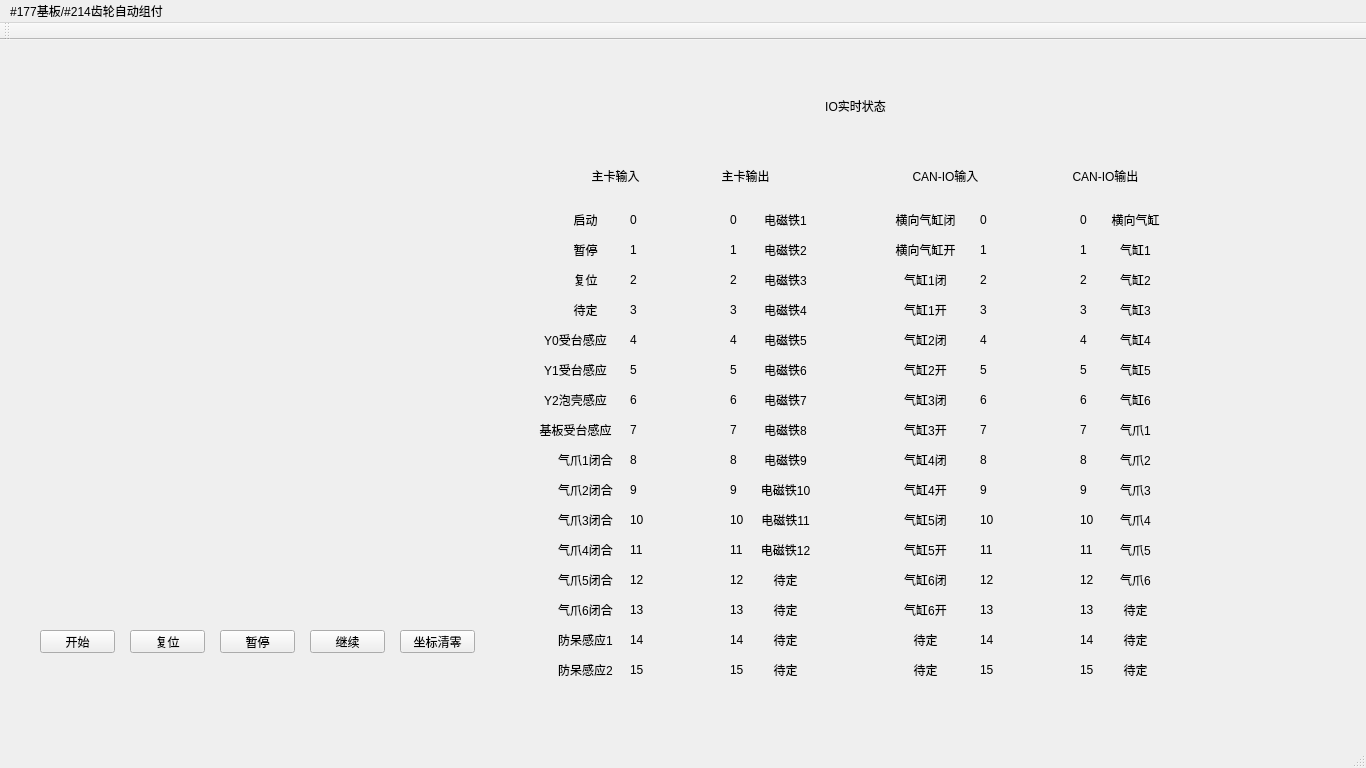
<?xml version="1.0" encoding="UTF-8"?>
<ui version="4.0">
 <class>MainWindow</class>
 <widget class="QMainWindow" name="MainWindow">
  <property name="geometry">
   <rect>
    <x>0</x>
    <y>0</y>
    <width>1366</width>
    <height>768</height>
   </rect>
  </property>
  <property name="minimumSize">
   <size>
    <width>1366</width>
    <height>768</height>
   </size>
  </property>
  <property name="windowTitle">
   <string>MainWindow</string>
  </property>
  <widget class="QWidget" name="centralWidget">
   <widget class="QPushButton" name="START">
    <property name="geometry">
     <rect>
      <x>40</x>
      <y>590</y>
      <width>75</width>
      <height>23</height>
     </rect>
    </property>
    <property name="text">
     <string>开始</string>
    </property>
   </widget>
   <widget class="QPushButton" name="PAUSE">
    <property name="geometry">
     <rect>
      <x>220</x>
      <y>590</y>
      <width>75</width>
      <height>23</height>
     </rect>
    </property>
    <property name="text">
     <string>暂停</string>
    </property>
   </widget>
   <widget class="QPushButton" name="RESUME">
    <property name="geometry">
     <rect>
      <x>310</x>
      <y>590</y>
      <width>75</width>
      <height>23</height>
     </rect>
    </property>
    <property name="text">
     <string>继续</string>
    </property>
   </widget>
   <widget class="QPushButton" name="RESET">
    <property name="geometry">
     <rect>
      <x>130</x>
      <y>590</y>
      <width>75</width>
      <height>23</height>
     </rect>
    </property>
    <property name="text">
     <string>复位</string>
    </property>
   </widget>
   <widget class="QLabel" name="Live_Status">
    <property name="geometry">
     <rect>
      <x>700</x>
      <y>40</y>
      <width>311</width>
      <height>51</height>
     </rect>
    </property>
    <property name="styleSheet">
     <string notr="true">font: 28pt &quot;Adobe 黑体 Std R&quot;;</string>
    </property>
    <property name="text">
     <string>IO实时状态</string>
    </property>
    <property name="alignment">
     <set>Qt::AlignCenter</set>
    </property>
   </widget>
   <widget class="QLabel" name="Main_Input_1">
    <property name="geometry">
     <rect>
      <x>630</x>
      <y>170</y>
      <width>20</width>
      <height>20</height>
     </rect>
    </property>
    <property name="text">
     <string>0</string>
    </property>
   </widget>
   <widget class="QLabel" name="Main_Input_2">
    <property name="geometry">
     <rect>
      <x>630</x>
      <y>200</y>
      <width>20</width>
      <height>20</height>
     </rect>
    </property>
    <property name="text">
     <string>1</string>
    </property>
   </widget>
   <widget class="QLabel" name="Main_Input_3">
    <property name="geometry">
     <rect>
      <x>630</x>
      <y>230</y>
      <width>20</width>
      <height>20</height>
     </rect>
    </property>
    <property name="text">
     <string>2</string>
    </property>
   </widget>
   <widget class="QLabel" name="Main_Input_4">
    <property name="geometry">
     <rect>
      <x>630</x>
      <y>260</y>
      <width>20</width>
      <height>20</height>
     </rect>
    </property>
    <property name="text">
     <string>3</string>
    </property>
   </widget>
   <widget class="QLabel" name="Main_Input_5">
    <property name="geometry">
     <rect>
      <x>630</x>
      <y>290</y>
      <width>20</width>
      <height>20</height>
     </rect>
    </property>
    <property name="text">
     <string>4</string>
    </property>
   </widget>
   <widget class="QLabel" name="Main_Input_6">
    <property name="geometry">
     <rect>
      <x>630</x>
      <y>320</y>
      <width>20</width>
      <height>20</height>
     </rect>
    </property>
    <property name="text">
     <string>5</string>
    </property>
   </widget>
   <widget class="QLabel" name="Main_Input_7">
    <property name="geometry">
     <rect>
      <x>630</x>
      <y>350</y>
      <width>20</width>
      <height>20</height>
     </rect>
    </property>
    <property name="text">
     <string>6</string>
    </property>
   </widget>
   <widget class="QLabel" name="Main_Input_8">
    <property name="geometry">
     <rect>
      <x>630</x>
      <y>380</y>
      <width>20</width>
      <height>20</height>
     </rect>
    </property>
    <property name="text">
     <string>7</string>
    </property>
   </widget>
   <widget class="QLabel" name="Main_Input_9">
    <property name="geometry">
     <rect>
      <x>630</x>
      <y>410</y>
      <width>20</width>
      <height>20</height>
     </rect>
    </property>
    <property name="text">
     <string>8</string>
    </property>
   </widget>
   <widget class="QLabel" name="Main_Input_10">
    <property name="geometry">
     <rect>
      <x>630</x>
      <y>440</y>
      <width>20</width>
      <height>20</height>
     </rect>
    </property>
    <property name="text">
     <string>9</string>
    </property>
   </widget>
   <widget class="QLabel" name="Main_Input_11">
    <property name="geometry">
     <rect>
      <x>630</x>
      <y>470</y>
      <width>20</width>
      <height>20</height>
     </rect>
    </property>
    <property name="text">
     <string>10</string>
    </property>
   </widget>
   <widget class="QLabel" name="Main_Input_12">
    <property name="geometry">
     <rect>
      <x>630</x>
      <y>500</y>
      <width>20</width>
      <height>20</height>
     </rect>
    </property>
    <property name="text">
     <string>11</string>
    </property>
   </widget>
   <widget class="QLabel" name="Main_Input_13">
    <property name="geometry">
     <rect>
      <x>630</x>
      <y>530</y>
      <width>20</width>
      <height>20</height>
     </rect>
    </property>
    <property name="text">
     <string>12</string>
    </property>
   </widget>
   <widget class="QLabel" name="Main_Input_14">
    <property name="geometry">
     <rect>
      <x>630</x>
      <y>560</y>
      <width>20</width>
      <height>20</height>
     </rect>
    </property>
    <property name="text">
     <string>13</string>
    </property>
   </widget>
   <widget class="QLabel" name="Main_Input_15">
    <property name="geometry">
     <rect>
      <x>630</x>
      <y>590</y>
      <width>20</width>
      <height>20</height>
     </rect>
    </property>
    <property name="text">
     <string>14</string>
    </property>
   </widget>
   <widget class="QLabel" name="Main_Input_16">
    <property name="geometry">
     <rect>
      <x>630</x>
      <y>620</y>
      <width>20</width>
      <height>20</height>
     </rect>
    </property>
    <property name="text">
     <string>15</string>
    </property>
   </widget>
   <widget class="QLabel" name="Main_Output_16">
    <property name="geometry">
     <rect>
      <x>730</x>
      <y>620</y>
      <width>20</width>
      <height>20</height>
     </rect>
    </property>
    <property name="text">
     <string>15</string>
    </property>
   </widget>
   <widget class="QLabel" name="Main_Output_15">
    <property name="geometry">
     <rect>
      <x>730</x>
      <y>590</y>
      <width>20</width>
      <height>20</height>
     </rect>
    </property>
    <property name="text">
     <string>14</string>
    </property>
   </widget>
   <widget class="QLabel" name="Main_Output_1">
    <property name="geometry">
     <rect>
      <x>730</x>
      <y>170</y>
      <width>20</width>
      <height>20</height>
     </rect>
    </property>
    <property name="text">
     <string>0</string>
    </property>
   </widget>
   <widget class="QLabel" name="Main_Output_11">
    <property name="geometry">
     <rect>
      <x>730</x>
      <y>470</y>
      <width>20</width>
      <height>20</height>
     </rect>
    </property>
    <property name="text">
     <string>10</string>
    </property>
   </widget>
   <widget class="QLabel" name="Main_Output_14">
    <property name="geometry">
     <rect>
      <x>730</x>
      <y>560</y>
      <width>20</width>
      <height>20</height>
     </rect>
    </property>
    <property name="text">
     <string>13</string>
    </property>
   </widget>
   <widget class="QLabel" name="Main_Output_13">
    <property name="geometry">
     <rect>
      <x>730</x>
      <y>530</y>
      <width>20</width>
      <height>20</height>
     </rect>
    </property>
    <property name="text">
     <string>12</string>
    </property>
   </widget>
   <widget class="QLabel" name="Main_Output_8">
    <property name="geometry">
     <rect>
      <x>730</x>
      <y>380</y>
      <width>20</width>
      <height>20</height>
     </rect>
    </property>
    <property name="text">
     <string>7</string>
    </property>
   </widget>
   <widget class="QLabel" name="Main_Output_5">
    <property name="geometry">
     <rect>
      <x>730</x>
      <y>290</y>
      <width>20</width>
      <height>20</height>
     </rect>
    </property>
    <property name="text">
     <string>4</string>
    </property>
   </widget>
   <widget class="QLabel" name="Main_Output_4">
    <property name="geometry">
     <rect>
      <x>730</x>
      <y>260</y>
      <width>20</width>
      <height>20</height>
     </rect>
    </property>
    <property name="text">
     <string>3</string>
    </property>
   </widget>
   <widget class="QLabel" name="Main_Output_7">
    <property name="geometry">
     <rect>
      <x>730</x>
      <y>350</y>
      <width>20</width>
      <height>20</height>
     </rect>
    </property>
    <property name="text">
     <string>6</string>
    </property>
   </widget>
   <widget class="QLabel" name="Main_Output_6">
    <property name="geometry">
     <rect>
      <x>730</x>
      <y>320</y>
      <width>20</width>
      <height>20</height>
     </rect>
    </property>
    <property name="text">
     <string>5</string>
    </property>
   </widget>
   <widget class="QLabel" name="Main_Output_10">
    <property name="geometry">
     <rect>
      <x>730</x>
      <y>440</y>
      <width>20</width>
      <height>20</height>
     </rect>
    </property>
    <property name="text">
     <string>9</string>
    </property>
   </widget>
   <widget class="QLabel" name="Main_Output_9">
    <property name="geometry">
     <rect>
      <x>730</x>
      <y>410</y>
      <width>20</width>
      <height>20</height>
     </rect>
    </property>
    <property name="text">
     <string>8</string>
    </property>
   </widget>
   <widget class="QLabel" name="Main_Output_3">
    <property name="geometry">
     <rect>
      <x>730</x>
      <y>230</y>
      <width>20</width>
      <height>20</height>
     </rect>
    </property>
    <property name="text">
     <string>2</string>
    </property>
   </widget>
   <widget class="QLabel" name="Main_Output_2">
    <property name="geometry">
     <rect>
      <x>730</x>
      <y>200</y>
      <width>20</width>
      <height>20</height>
     </rect>
    </property>
    <property name="text">
     <string>1</string>
    </property>
   </widget>
   <widget class="QLabel" name="Main_Output_12">
    <property name="geometry">
     <rect>
      <x>730</x>
      <y>500</y>
      <width>20</width>
      <height>20</height>
     </rect>
    </property>
    <property name="text">
     <string>11</string>
    </property>
   </widget>
   <widget class="QLabel" name="CAN_Input_12">
    <property name="geometry">
     <rect>
      <x>980</x>
      <y>500</y>
      <width>20</width>
      <height>20</height>
     </rect>
    </property>
    <property name="text">
     <string>11</string>
    </property>
   </widget>
   <widget class="QLabel" name="CAN_Input_6">
    <property name="geometry">
     <rect>
      <x>980</x>
      <y>320</y>
      <width>20</width>
      <height>20</height>
     </rect>
    </property>
    <property name="text">
     <string>5</string>
    </property>
   </widget>
   <widget class="QLabel" name="CAN_Input_10">
    <property name="geometry">
     <rect>
      <x>980</x>
      <y>440</y>
      <width>20</width>
      <height>20</height>
     </rect>
    </property>
    <property name="text">
     <string>9</string>
    </property>
   </widget>
   <widget class="QLabel" name="CAN_Input_16">
    <property name="geometry">
     <rect>
      <x>980</x>
      <y>620</y>
      <width>20</width>
      <height>20</height>
     </rect>
    </property>
    <property name="text">
     <string>15</string>
    </property>
   </widget>
   <widget class="QLabel" name="CAN_Input_1">
    <property name="geometry">
     <rect>
      <x>980</x>
      <y>170</y>
      <width>20</width>
      <height>20</height>
     </rect>
    </property>
    <property name="text">
     <string>0</string>
    </property>
   </widget>
   <widget class="QLabel" name="CAN_Input_14">
    <property name="geometry">
     <rect>
      <x>980</x>
      <y>560</y>
      <width>20</width>
      <height>20</height>
     </rect>
    </property>
    <property name="text">
     <string>13</string>
    </property>
   </widget>
   <widget class="QLabel" name="CAN_Input_7">
    <property name="geometry">
     <rect>
      <x>980</x>
      <y>350</y>
      <width>20</width>
      <height>20</height>
     </rect>
    </property>
    <property name="text">
     <string>6</string>
    </property>
   </widget>
   <widget class="QLabel" name="CAN_Input_9">
    <property name="geometry">
     <rect>
      <x>980</x>
      <y>410</y>
      <width>20</width>
      <height>20</height>
     </rect>
    </property>
    <property name="text">
     <string>8</string>
    </property>
   </widget>
   <widget class="QLabel" name="CAN_Input_13">
    <property name="geometry">
     <rect>
      <x>980</x>
      <y>530</y>
      <width>20</width>
      <height>20</height>
     </rect>
    </property>
    <property name="text">
     <string>12</string>
    </property>
   </widget>
   <widget class="QLabel" name="CAN_Input_8">
    <property name="geometry">
     <rect>
      <x>980</x>
      <y>380</y>
      <width>20</width>
      <height>20</height>
     </rect>
    </property>
    <property name="text">
     <string>7</string>
    </property>
   </widget>
   <widget class="QLabel" name="CAN_Input_4">
    <property name="geometry">
     <rect>
      <x>980</x>
      <y>260</y>
      <width>20</width>
      <height>20</height>
     </rect>
    </property>
    <property name="text">
     <string>3</string>
    </property>
   </widget>
   <widget class="QLabel" name="CAN_Input_15">
    <property name="geometry">
     <rect>
      <x>980</x>
      <y>590</y>
      <width>20</width>
      <height>20</height>
     </rect>
    </property>
    <property name="text">
     <string>14</string>
    </property>
   </widget>
   <widget class="QLabel" name="CAN_Input_2">
    <property name="geometry">
     <rect>
      <x>980</x>
      <y>200</y>
      <width>20</width>
      <height>20</height>
     </rect>
    </property>
    <property name="text">
     <string>1</string>
    </property>
   </widget>
   <widget class="QLabel" name="CAN_Input_5">
    <property name="geometry">
     <rect>
      <x>980</x>
      <y>290</y>
      <width>20</width>
      <height>20</height>
     </rect>
    </property>
    <property name="text">
     <string>4</string>
    </property>
   </widget>
   <widget class="QLabel" name="CAN_Input_11">
    <property name="geometry">
     <rect>
      <x>980</x>
      <y>470</y>
      <width>20</width>
      <height>20</height>
     </rect>
    </property>
    <property name="text">
     <string>10</string>
    </property>
   </widget>
   <widget class="QLabel" name="CAN_Input_3">
    <property name="geometry">
     <rect>
      <x>980</x>
      <y>230</y>
      <width>20</width>
      <height>20</height>
     </rect>
    </property>
    <property name="text">
     <string>2</string>
    </property>
   </widget>
   <widget class="QLabel" name="CAN_Output_3">
    <property name="geometry">
     <rect>
      <x>1080</x>
      <y>230</y>
      <width>20</width>
      <height>20</height>
     </rect>
    </property>
    <property name="text">
     <string>2</string>
    </property>
   </widget>
   <widget class="QLabel" name="CAN_Output_10">
    <property name="geometry">
     <rect>
      <x>1080</x>
      <y>440</y>
      <width>20</width>
      <height>20</height>
     </rect>
    </property>
    <property name="text">
     <string>9</string>
    </property>
   </widget>
   <widget class="QLabel" name="CAN_Output_5">
    <property name="geometry">
     <rect>
      <x>1080</x>
      <y>290</y>
      <width>20</width>
      <height>20</height>
     </rect>
    </property>
    <property name="text">
     <string>4</string>
    </property>
   </widget>
   <widget class="QLabel" name="CAN_Output_13">
    <property name="geometry">
     <rect>
      <x>1080</x>
      <y>530</y>
      <width>20</width>
      <height>20</height>
     </rect>
    </property>
    <property name="text">
     <string>12</string>
    </property>
   </widget>
   <widget class="QLabel" name="CAN_Output_2">
    <property name="geometry">
     <rect>
      <x>1080</x>
      <y>200</y>
      <width>20</width>
      <height>20</height>
     </rect>
    </property>
    <property name="text">
     <string>1</string>
    </property>
   </widget>
   <widget class="QLabel" name="CAN_Output_11">
    <property name="geometry">
     <rect>
      <x>1080</x>
      <y>470</y>
      <width>20</width>
      <height>20</height>
     </rect>
    </property>
    <property name="text">
     <string>10</string>
    </property>
   </widget>
   <widget class="QLabel" name="CAN_Output_16">
    <property name="geometry">
     <rect>
      <x>1080</x>
      <y>620</y>
      <width>20</width>
      <height>20</height>
     </rect>
    </property>
    <property name="text">
     <string>15</string>
    </property>
   </widget>
   <widget class="QLabel" name="CAN_Output_14">
    <property name="geometry">
     <rect>
      <x>1080</x>
      <y>560</y>
      <width>20</width>
      <height>20</height>
     </rect>
    </property>
    <property name="text">
     <string>13</string>
    </property>
   </widget>
   <widget class="QLabel" name="CAN_Output_9">
    <property name="geometry">
     <rect>
      <x>1080</x>
      <y>410</y>
      <width>20</width>
      <height>20</height>
     </rect>
    </property>
    <property name="text">
     <string>8</string>
    </property>
   </widget>
   <widget class="QLabel" name="CAN_Output_15">
    <property name="geometry">
     <rect>
      <x>1080</x>
      <y>590</y>
      <width>20</width>
      <height>20</height>
     </rect>
    </property>
    <property name="text">
     <string>14</string>
    </property>
   </widget>
   <widget class="QLabel" name="CAN_Output_1">
    <property name="geometry">
     <rect>
      <x>1080</x>
      <y>170</y>
      <width>20</width>
      <height>20</height>
     </rect>
    </property>
    <property name="text">
     <string>0</string>
    </property>
   </widget>
   <widget class="QLabel" name="CAN_Output_6">
    <property name="geometry">
     <rect>
      <x>1080</x>
      <y>320</y>
      <width>20</width>
      <height>20</height>
     </rect>
    </property>
    <property name="text">
     <string>5</string>
    </property>
   </widget>
   <widget class="QLabel" name="CAN_Output_12">
    <property name="geometry">
     <rect>
      <x>1080</x>
      <y>500</y>
      <width>20</width>
      <height>20</height>
     </rect>
    </property>
    <property name="text">
     <string>11</string>
    </property>
   </widget>
   <widget class="QLabel" name="CAN_Output_7">
    <property name="geometry">
     <rect>
      <x>1080</x>
      <y>350</y>
      <width>20</width>
      <height>20</height>
     </rect>
    </property>
    <property name="text">
     <string>6</string>
    </property>
   </widget>
   <widget class="QLabel" name="CAN_Output_4">
    <property name="geometry">
     <rect>
      <x>1080</x>
      <y>260</y>
      <width>20</width>
      <height>20</height>
     </rect>
    </property>
    <property name="text">
     <string>3</string>
    </property>
   </widget>
   <widget class="QLabel" name="CAN_Output_8">
    <property name="geometry">
     <rect>
      <x>1080</x>
      <y>380</y>
      <width>20</width>
      <height>20</height>
     </rect>
    </property>
    <property name="text">
     <string>7</string>
    </property>
   </widget>
   <widget class="QLabel" name="Main_Input_17">
    <property name="geometry">
     <rect>
      <x>550</x>
      <y>620</y>
      <width>71</width>
      <height>20</height>
     </rect>
    </property>
    <property name="text">
     <string>防呆感应2</string>
    </property>
    <property name="alignment">
     <set>Qt::AlignCenter</set>
    </property>
   </widget>
   <widget class="QLabel" name="Main_Input_18">
    <property name="geometry">
     <rect>
      <x>550</x>
      <y>590</y>
      <width>71</width>
      <height>20</height>
     </rect>
    </property>
    <property name="text">
     <string>防呆感应1</string>
    </property>
    <property name="alignment">
     <set>Qt::AlignCenter</set>
    </property>
   </widget>
   <widget class="QLabel" name="Main_Input_19">
    <property name="geometry">
     <rect>
      <x>550</x>
      <y>170</y>
      <width>71</width>
      <height>20</height>
     </rect>
    </property>
    <property name="text">
     <string>启动</string>
    </property>
    <property name="alignment">
     <set>Qt::AlignCenter</set>
    </property>
   </widget>
   <widget class="QLabel" name="Main_Input_20">
    <property name="geometry">
     <rect>
      <x>550</x>
      <y>470</y>
      <width>71</width>
      <height>20</height>
     </rect>
    </property>
    <property name="text">
     <string>气爪3闭合</string>
    </property>
    <property name="alignment">
     <set>Qt::AlignCenter</set>
    </property>
   </widget>
   <widget class="QLabel" name="Main_Input_21">
    <property name="geometry">
     <rect>
      <x>550</x>
      <y>560</y>
      <width>71</width>
      <height>20</height>
     </rect>
    </property>
    <property name="text">
     <string>气爪6闭合</string>
    </property>
    <property name="alignment">
     <set>Qt::AlignCenter</set>
    </property>
   </widget>
   <widget class="QLabel" name="Main_Input_22">
    <property name="geometry">
     <rect>
      <x>550</x>
      <y>530</y>
      <width>71</width>
      <height>20</height>
     </rect>
    </property>
    <property name="text">
     <string>气爪5闭合</string>
    </property>
    <property name="alignment">
     <set>Qt::AlignCenter</set>
    </property>
   </widget>
   <widget class="QLabel" name="Main_Input_23">
    <property name="geometry">
     <rect>
      <x>520</x>
      <y>380</y>
      <width>111</width>
      <height>20</height>
     </rect>
    </property>
    <property name="text">
     <string>基板受台感应</string>
    </property>
    <property name="alignment">
     <set>Qt::AlignCenter</set>
    </property>
   </widget>
   <widget class="QLabel" name="Main_Input_24">
    <property name="geometry">
     <rect>
      <x>520</x>
      <y>290</y>
      <width>111</width>
      <height>20</height>
     </rect>
    </property>
    <property name="text">
     <string>Y0受台感应</string>
    </property>
    <property name="alignment">
     <set>Qt::AlignCenter</set>
    </property>
   </widget>
   <widget class="QLabel" name="Main_Input_25">
    <property name="geometry">
     <rect>
      <x>550</x>
      <y>260</y>
      <width>71</width>
      <height>20</height>
     </rect>
    </property>
    <property name="text">
     <string>待定</string>
    </property>
    <property name="alignment">
     <set>Qt::AlignCenter</set>
    </property>
   </widget>
   <widget class="QLabel" name="Main_Input_26">
    <property name="geometry">
     <rect>
      <x>520</x>
      <y>350</y>
      <width>111</width>
      <height>20</height>
     </rect>
    </property>
    <property name="text">
     <string>Y2泡壳感应</string>
    </property>
    <property name="alignment">
     <set>Qt::AlignCenter</set>
    </property>
   </widget>
   <widget class="QLabel" name="Main_Input_27">
    <property name="geometry">
     <rect>
      <x>520</x>
      <y>320</y>
      <width>111</width>
      <height>20</height>
     </rect>
    </property>
    <property name="text">
     <string>Y1受台感应</string>
    </property>
    <property name="alignment">
     <set>Qt::AlignCenter</set>
    </property>
   </widget>
   <widget class="QLabel" name="Main_Input_28">
    <property name="geometry">
     <rect>
      <x>550</x>
      <y>440</y>
      <width>71</width>
      <height>20</height>
     </rect>
    </property>
    <property name="text">
     <string>气爪2闭合</string>
    </property>
    <property name="alignment">
     <set>Qt::AlignCenter</set>
    </property>
   </widget>
   <widget class="QLabel" name="Main_Input_29">
    <property name="geometry">
     <rect>
      <x>550</x>
      <y>410</y>
      <width>71</width>
      <height>20</height>
     </rect>
    </property>
    <property name="text">
     <string>气爪1闭合</string>
    </property>
    <property name="alignment">
     <set>Qt::AlignCenter</set>
    </property>
   </widget>
   <widget class="QLabel" name="Main_Input_30">
    <property name="geometry">
     <rect>
      <x>550</x>
      <y>230</y>
      <width>71</width>
      <height>20</height>
     </rect>
    </property>
    <property name="text">
     <string>复位</string>
    </property>
    <property name="alignment">
     <set>Qt::AlignCenter</set>
    </property>
   </widget>
   <widget class="QLabel" name="Main_Input_31">
    <property name="geometry">
     <rect>
      <x>550</x>
      <y>200</y>
      <width>71</width>
      <height>20</height>
     </rect>
    </property>
    <property name="text">
     <string>暂停</string>
    </property>
    <property name="alignment">
     <set>Qt::AlignCenter</set>
    </property>
   </widget>
   <widget class="QLabel" name="Main_Input_32">
    <property name="geometry">
     <rect>
      <x>550</x>
      <y>500</y>
      <width>71</width>
      <height>20</height>
     </rect>
    </property>
    <property name="text">
     <string>气爪4闭合</string>
    </property>
    <property name="alignment">
     <set>Qt::AlignCenter</set>
    </property>
   </widget>
   <widget class="QLabel" name="label">
    <property name="geometry">
     <rect>
      <x>570</x>
      <y>120</y>
      <width>91</width>
      <height>31</height>
     </rect>
    </property>
    <property name="styleSheet">
     <string notr="true">font: 14pt &quot;Adobe 黑体 Std R&quot;;</string>
    </property>
    <property name="text">
     <string>主卡输入</string>
    </property>
    <property name="alignment">
     <set>Qt::AlignCenter</set>
    </property>
   </widget>
   <widget class="QLabel" name="Main_Input_33">
    <property name="geometry">
     <rect>
      <x>750</x>
      <y>500</y>
      <width>71</width>
      <height>20</height>
     </rect>
    </property>
    <property name="text">
     <string>电磁铁12</string>
    </property>
    <property name="alignment">
     <set>Qt::AlignCenter</set>
    </property>
   </widget>
   <widget class="QLabel" name="Main_Input_34">
    <property name="geometry">
     <rect>
      <x>750</x>
      <y>410</y>
      <width>71</width>
      <height>20</height>
     </rect>
    </property>
    <property name="text">
     <string>电磁铁9</string>
    </property>
    <property name="alignment">
     <set>Qt::AlignCenter</set>
    </property>
   </widget>
   <widget class="QLabel" name="Main_Input_35">
    <property name="geometry">
     <rect>
      <x>750</x>
      <y>350</y>
      <width>71</width>
      <height>20</height>
     </rect>
    </property>
    <property name="text">
     <string>电磁铁7</string>
    </property>
    <property name="alignment">
     <set>Qt::AlignCenter</set>
    </property>
   </widget>
   <widget class="QLabel" name="Main_Input_36">
    <property name="geometry">
     <rect>
      <x>750</x>
      <y>200</y>
      <width>71</width>
      <height>20</height>
     </rect>
    </property>
    <property name="text">
     <string>电磁铁2</string>
    </property>
    <property name="alignment">
     <set>Qt::AlignCenter</set>
    </property>
   </widget>
   <widget class="QLabel" name="Main_Input_37">
    <property name="geometry">
     <rect>
      <x>750</x>
      <y>230</y>
      <width>71</width>
      <height>20</height>
     </rect>
    </property>
    <property name="text">
     <string>电磁铁3</string>
    </property>
    <property name="alignment">
     <set>Qt::AlignCenter</set>
    </property>
   </widget>
   <widget class="QLabel" name="Main_Input_38">
    <property name="geometry">
     <rect>
      <x>750</x>
      <y>620</y>
      <width>71</width>
      <height>20</height>
     </rect>
    </property>
    <property name="text">
     <string>待定</string>
    </property>
    <property name="alignment">
     <set>Qt::AlignCenter</set>
    </property>
   </widget>
   <widget class="QLabel" name="Main_Input_39">
    <property name="geometry">
     <rect>
      <x>750</x>
      <y>530</y>
      <width>71</width>
      <height>20</height>
     </rect>
    </property>
    <property name="text">
     <string>待定</string>
    </property>
    <property name="alignment">
     <set>Qt::AlignCenter</set>
    </property>
   </widget>
   <widget class="QLabel" name="Main_Input_40">
    <property name="geometry">
     <rect>
      <x>750</x>
      <y>260</y>
      <width>71</width>
      <height>20</height>
     </rect>
    </property>
    <property name="text">
     <string>电磁铁4</string>
    </property>
    <property name="alignment">
     <set>Qt::AlignCenter</set>
    </property>
   </widget>
   <widget class="QLabel" name="Main_Input_41">
    <property name="geometry">
     <rect>
      <x>750</x>
      <y>170</y>
      <width>71</width>
      <height>20</height>
     </rect>
    </property>
    <property name="text">
     <string>电磁铁1</string>
    </property>
    <property name="alignment">
     <set>Qt::AlignCenter</set>
    </property>
   </widget>
   <widget class="QLabel" name="Main_Input_42">
    <property name="geometry">
     <rect>
      <x>750</x>
      <y>440</y>
      <width>71</width>
      <height>20</height>
     </rect>
    </property>
    <property name="text">
     <string>电磁铁10</string>
    </property>
    <property name="alignment">
     <set>Qt::AlignCenter</set>
    </property>
   </widget>
   <widget class="QLabel" name="Main_Input_43">
    <property name="geometry">
     <rect>
      <x>750</x>
      <y>470</y>
      <width>71</width>
      <height>20</height>
     </rect>
    </property>
    <property name="text">
     <string>电磁铁11</string>
    </property>
    <property name="alignment">
     <set>Qt::AlignCenter</set>
    </property>
   </widget>
   <widget class="QLabel" name="Main_Input_44">
    <property name="geometry">
     <rect>
      <x>750</x>
      <y>590</y>
      <width>71</width>
      <height>20</height>
     </rect>
    </property>
    <property name="text">
     <string>待定</string>
    </property>
    <property name="alignment">
     <set>Qt::AlignCenter</set>
    </property>
   </widget>
   <widget class="QLabel" name="Main_Input_45">
    <property name="geometry">
     <rect>
      <x>750</x>
      <y>380</y>
      <width>71</width>
      <height>20</height>
     </rect>
    </property>
    <property name="text">
     <string>电磁铁8</string>
    </property>
    <property name="alignment">
     <set>Qt::AlignCenter</set>
    </property>
   </widget>
   <widget class="QLabel" name="Main_Input_46">
    <property name="geometry">
     <rect>
      <x>750</x>
      <y>320</y>
      <width>71</width>
      <height>20</height>
     </rect>
    </property>
    <property name="text">
     <string>电磁铁6</string>
    </property>
    <property name="alignment">
     <set>Qt::AlignCenter</set>
    </property>
   </widget>
   <widget class="QLabel" name="Main_Input_47">
    <property name="geometry">
     <rect>
      <x>750</x>
      <y>560</y>
      <width>71</width>
      <height>20</height>
     </rect>
    </property>
    <property name="text">
     <string>待定</string>
    </property>
    <property name="alignment">
     <set>Qt::AlignCenter</set>
    </property>
   </widget>
   <widget class="QLabel" name="Main_Input_48">
    <property name="geometry">
     <rect>
      <x>750</x>
      <y>290</y>
      <width>71</width>
      <height>20</height>
     </rect>
    </property>
    <property name="text">
     <string>电磁铁5</string>
    </property>
    <property name="alignment">
     <set>Qt::AlignCenter</set>
    </property>
   </widget>
   <widget class="QLabel" name="label_2">
    <property name="geometry">
     <rect>
      <x>700</x>
      <y>120</y>
      <width>91</width>
      <height>31</height>
     </rect>
    </property>
    <property name="styleSheet">
     <string notr="true">font: 14pt &quot;Adobe 黑体 Std R&quot;;</string>
    </property>
    <property name="text">
     <string>主卡输出</string>
    </property>
    <property name="alignment">
     <set>Qt::AlignCenter</set>
    </property>
   </widget>
   <widget class="QLabel" name="label_3">
    <property name="geometry">
     <rect>
      <x>870</x>
      <y>120</y>
      <width>151</width>
      <height>31</height>
     </rect>
    </property>
    <property name="styleSheet">
     <string notr="true">font: 14pt &quot;Adobe 黑体 Std R&quot;;</string>
    </property>
    <property name="text">
     <string>CAN-IO输入</string>
    </property>
    <property name="alignment">
     <set>Qt::AlignCenter</set>
    </property>
   </widget>
   <widget class="QLabel" name="label_4">
    <property name="geometry">
     <rect>
      <x>1030</x>
      <y>120</y>
      <width>151</width>
      <height>31</height>
     </rect>
    </property>
    <property name="styleSheet">
     <string notr="true">font: 14pt &quot;Adobe 黑体 Std R&quot;;</string>
    </property>
    <property name="text">
     <string>CAN-IO输出</string>
    </property>
    <property name="alignment">
     <set>Qt::AlignCenter</set>
    </property>
   </widget>
   <widget class="QLabel" name="Main_Input_49">
    <property name="geometry">
     <rect>
      <x>890</x>
      <y>290</y>
      <width>71</width>
      <height>20</height>
     </rect>
    </property>
    <property name="text">
     <string>气缸2闭</string>
    </property>
    <property name="alignment">
     <set>Qt::AlignCenter</set>
    </property>
   </widget>
   <widget class="QLabel" name="Main_Input_50">
    <property name="geometry">
     <rect>
      <x>890</x>
      <y>440</y>
      <width>71</width>
      <height>20</height>
     </rect>
    </property>
    <property name="text">
     <string>气缸4开</string>
    </property>
    <property name="alignment">
     <set>Qt::AlignCenter</set>
    </property>
   </widget>
   <widget class="QLabel" name="Main_Input_51">
    <property name="geometry">
     <rect>
      <x>890</x>
      <y>320</y>
      <width>71</width>
      <height>20</height>
     </rect>
    </property>
    <property name="text">
     <string>气缸2开</string>
    </property>
    <property name="alignment">
     <set>Qt::AlignCenter</set>
    </property>
   </widget>
   <widget class="QLabel" name="Main_Input_52">
    <property name="geometry">
     <rect>
      <x>890</x>
      <y>500</y>
      <width>71</width>
      <height>20</height>
     </rect>
    </property>
    <property name="text">
     <string>气缸5开</string>
    </property>
    <property name="alignment">
     <set>Qt::AlignCenter</set>
    </property>
   </widget>
   <widget class="QLabel" name="Main_Input_53">
    <property name="geometry">
     <rect>
      <x>880</x>
      <y>200</y>
      <width>91</width>
      <height>20</height>
     </rect>
    </property>
    <property name="text">
     <string>横向气缸开</string>
    </property>
    <property name="alignment">
     <set>Qt::AlignCenter</set>
    </property>
   </widget>
   <widget class="QLabel" name="Main_Input_54">
    <property name="geometry">
     <rect>
      <x>880</x>
      <y>170</y>
      <width>91</width>
      <height>20</height>
     </rect>
    </property>
    <property name="text">
     <string>横向气缸闭</string>
    </property>
    <property name="alignment">
     <set>Qt::AlignCenter</set>
    </property>
   </widget>
   <widget class="QLabel" name="Main_Input_55">
    <property name="geometry">
     <rect>
      <x>890</x>
      <y>560</y>
      <width>71</width>
      <height>20</height>
     </rect>
    </property>
    <property name="text">
     <string>气缸6开</string>
    </property>
    <property name="alignment">
     <set>Qt::AlignCenter</set>
    </property>
   </widget>
   <widget class="QLabel" name="Main_Input_56">
    <property name="geometry">
     <rect>
      <x>890</x>
      <y>620</y>
      <width>71</width>
      <height>20</height>
     </rect>
    </property>
    <property name="text">
     <string>待定</string>
    </property>
    <property name="alignment">
     <set>Qt::AlignCenter</set>
    </property>
   </widget>
   <widget class="QLabel" name="Main_Input_57">
    <property name="geometry">
     <rect>
      <x>890</x>
      <y>590</y>
      <width>71</width>
      <height>20</height>
     </rect>
    </property>
    <property name="text">
     <string>待定</string>
    </property>
    <property name="alignment">
     <set>Qt::AlignCenter</set>
    </property>
   </widget>
   <widget class="QLabel" name="Main_Input_58">
    <property name="geometry">
     <rect>
      <x>890</x>
      <y>230</y>
      <width>71</width>
      <height>20</height>
     </rect>
    </property>
    <property name="text">
     <string>气缸1闭</string>
    </property>
    <property name="alignment">
     <set>Qt::AlignCenter</set>
    </property>
   </widget>
   <widget class="QLabel" name="Main_Input_59">
    <property name="geometry">
     <rect>
      <x>890</x>
      <y>410</y>
      <width>71</width>
      <height>20</height>
     </rect>
    </property>
    <property name="text">
     <string>气缸4闭</string>
    </property>
    <property name="alignment">
     <set>Qt::AlignCenter</set>
    </property>
   </widget>
   <widget class="QLabel" name="Main_Input_60">
    <property name="geometry">
     <rect>
      <x>890</x>
      <y>350</y>
      <width>71</width>
      <height>20</height>
     </rect>
    </property>
    <property name="text">
     <string>气缸3闭</string>
    </property>
    <property name="alignment">
     <set>Qt::AlignCenter</set>
    </property>
   </widget>
   <widget class="QLabel" name="Main_Input_61">
    <property name="geometry">
     <rect>
      <x>890</x>
      <y>530</y>
      <width>71</width>
      <height>20</height>
     </rect>
    </property>
    <property name="text">
     <string>气缸6闭</string>
    </property>
    <property name="alignment">
     <set>Qt::AlignCenter</set>
    </property>
   </widget>
   <widget class="QLabel" name="Main_Input_62">
    <property name="geometry">
     <rect>
      <x>890</x>
      <y>260</y>
      <width>71</width>
      <height>20</height>
     </rect>
    </property>
    <property name="text">
     <string>气缸1开</string>
    </property>
    <property name="alignment">
     <set>Qt::AlignCenter</set>
    </property>
   </widget>
   <widget class="QLabel" name="Main_Input_63">
    <property name="geometry">
     <rect>
      <x>890</x>
      <y>470</y>
      <width>71</width>
      <height>20</height>
     </rect>
    </property>
    <property name="text">
     <string>气缸5闭</string>
    </property>
    <property name="alignment">
     <set>Qt::AlignCenter</set>
    </property>
   </widget>
   <widget class="QLabel" name="Main_Input_64">
    <property name="geometry">
     <rect>
      <x>890</x>
      <y>380</y>
      <width>71</width>
      <height>20</height>
     </rect>
    </property>
    <property name="text">
     <string>气缸3开</string>
    </property>
    <property name="alignment">
     <set>Qt::AlignCenter</set>
    </property>
   </widget>
   <widget class="QLabel" name="Main_Input_65">
    <property name="geometry">
     <rect>
      <x>1100</x>
      <y>380</y>
      <width>71</width>
      <height>20</height>
     </rect>
    </property>
    <property name="text">
     <string>气爪1</string>
    </property>
    <property name="alignment">
     <set>Qt::AlignCenter</set>
    </property>
   </widget>
   <widget class="QLabel" name="Main_Input_66">
    <property name="geometry">
     <rect>
      <x>1100</x>
      <y>320</y>
      <width>71</width>
      <height>20</height>
     </rect>
    </property>
    <property name="text">
     <string>气缸5</string>
    </property>
    <property name="alignment">
     <set>Qt::AlignCenter</set>
    </property>
   </widget>
   <widget class="QLabel" name="Main_Input_67">
    <property name="geometry">
     <rect>
      <x>1100</x>
      <y>410</y>
      <width>71</width>
      <height>20</height>
     </rect>
    </property>
    <property name="text">
     <string>气爪2</string>
    </property>
    <property name="alignment">
     <set>Qt::AlignCenter</set>
    </property>
   </widget>
   <widget class="QLabel" name="Main_Input_68">
    <property name="geometry">
     <rect>
      <x>1100</x>
      <y>470</y>
      <width>71</width>
      <height>20</height>
     </rect>
    </property>
    <property name="text">
     <string>气爪4</string>
    </property>
    <property name="alignment">
     <set>Qt::AlignCenter</set>
    </property>
   </widget>
   <widget class="QLabel" name="Main_Input_69">
    <property name="geometry">
     <rect>
      <x>1100</x>
      <y>440</y>
      <width>71</width>
      <height>20</height>
     </rect>
    </property>
    <property name="text">
     <string>气爪3</string>
    </property>
    <property name="alignment">
     <set>Qt::AlignCenter</set>
    </property>
   </widget>
   <widget class="QLabel" name="Main_Input_70">
    <property name="geometry">
     <rect>
      <x>1100</x>
      <y>230</y>
      <width>71</width>
      <height>20</height>
     </rect>
    </property>
    <property name="text">
     <string>气缸2</string>
    </property>
    <property name="alignment">
     <set>Qt::AlignCenter</set>
    </property>
   </widget>
   <widget class="QLabel" name="Main_Input_71">
    <property name="geometry">
     <rect>
      <x>1100</x>
      <y>290</y>
      <width>71</width>
      <height>20</height>
     </rect>
    </property>
    <property name="text">
     <string>气缸4</string>
    </property>
    <property name="alignment">
     <set>Qt::AlignCenter</set>
    </property>
   </widget>
   <widget class="QLabel" name="Main_Input_72">
    <property name="geometry">
     <rect>
      <x>1100</x>
      <y>530</y>
      <width>71</width>
      <height>20</height>
     </rect>
    </property>
    <property name="text">
     <string>气爪6</string>
    </property>
    <property name="alignment">
     <set>Qt::AlignCenter</set>
    </property>
   </widget>
   <widget class="QLabel" name="Main_Input_73">
    <property name="geometry">
     <rect>
      <x>1100</x>
      <y>200</y>
      <width>71</width>
      <height>20</height>
     </rect>
    </property>
    <property name="text">
     <string>气缸1</string>
    </property>
    <property name="alignment">
     <set>Qt::AlignCenter</set>
    </property>
   </widget>
   <widget class="QLabel" name="Main_Input_74">
    <property name="geometry">
     <rect>
      <x>1100</x>
      <y>350</y>
      <width>71</width>
      <height>20</height>
     </rect>
    </property>
    <property name="text">
     <string>气缸6</string>
    </property>
    <property name="alignment">
     <set>Qt::AlignCenter</set>
    </property>
   </widget>
   <widget class="QLabel" name="Main_Input_75">
    <property name="geometry">
     <rect>
      <x>1100</x>
      <y>260</y>
      <width>71</width>
      <height>20</height>
     </rect>
    </property>
    <property name="text">
     <string>气缸3</string>
    </property>
    <property name="alignment">
     <set>Qt::AlignCenter</set>
    </property>
   </widget>
   <widget class="QLabel" name="Main_Input_76">
    <property name="geometry">
     <rect>
      <x>1100</x>
      <y>620</y>
      <width>71</width>
      <height>20</height>
     </rect>
    </property>
    <property name="text">
     <string>待定</string>
    </property>
    <property name="alignment">
     <set>Qt::AlignCenter</set>
    </property>
   </widget>
   <widget class="QLabel" name="Main_Input_77">
    <property name="geometry">
     <rect>
      <x>1100</x>
      <y>500</y>
      <width>71</width>
      <height>20</height>
     </rect>
    </property>
    <property name="text">
     <string>气爪5</string>
    </property>
    <property name="alignment">
     <set>Qt::AlignCenter</set>
    </property>
   </widget>
   <widget class="QLabel" name="Main_Input_78">
    <property name="geometry">
     <rect>
      <x>1100</x>
      <y>170</y>
      <width>71</width>
      <height>20</height>
     </rect>
    </property>
    <property name="text">
     <string>横向气缸</string>
    </property>
    <property name="alignment">
     <set>Qt::AlignCenter</set>
    </property>
   </widget>
   <widget class="QLabel" name="Main_Input_79">
    <property name="geometry">
     <rect>
      <x>1100</x>
      <y>560</y>
      <width>71</width>
      <height>20</height>
     </rect>
    </property>
    <property name="text">
     <string>待定</string>
    </property>
    <property name="alignment">
     <set>Qt::AlignCenter</set>
    </property>
   </widget>
   <widget class="QLabel" name="Main_Input_80">
    <property name="geometry">
     <rect>
      <x>1100</x>
      <y>590</y>
      <width>71</width>
      <height>20</height>
     </rect>
    </property>
    <property name="text">
     <string>待定</string>
    </property>
    <property name="alignment">
     <set>Qt::AlignCenter</set>
    </property>
   </widget>
   <widget class="QPushButton" name="coor_clean">
    <property name="geometry">
     <rect>
      <x>400</x>
      <y>590</y>
      <width>75</width>
      <height>23</height>
     </rect>
    </property>
    <property name="text">
     <string>坐标清零</string>
    </property>
   </widget>
  </widget>
  <widget class="QMenuBar" name="menuBar">
   <property name="geometry">
    <rect>
     <x>0</x>
     <y>0</y>
     <width>1366</width>
     <height>23</height>
    </rect>
   </property>
   <widget class="QMenu" name="menu_177_214">
    <property name="title">
     <string>#177基板/#214齿轮自动组付</string>
    </property>
    <addaction name="actionCommissioning"/>
    <addaction name="actionParameter_Settings"/>
   </widget>
   <addaction name="menu_177_214"/>
  </widget>
  <widget class="QToolBar" name="mainToolBar">
   <attribute name="toolBarArea">
    <enum>TopToolBarArea</enum>
   </attribute>
   <attribute name="toolBarBreak">
    <bool>false</bool>
   </attribute>
  </widget>
  <widget class="QStatusBar" name="statusBar"/>
  <action name="actionParameter_Settings">
   <property name="text">
    <string>Parameter_Settings</string>
   </property>
   <property name="shortcut">
    <string>Ctrl+N</string>
   </property>
  </action>
  <action name="actionCommissioning">
   <property name="text">
    <string>Machine_Commissioning</string>
   </property>
  </action>
 </widget>
 <layoutdefault spacing="6" margin="11"/>
 <resources/>
 <connections/>
</ui>
